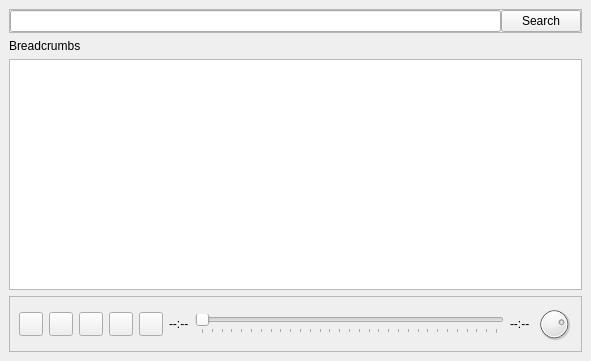
<?xml version="1.0" encoding="UTF-8"?>
<ui version="4.0">
 <class>DockWidget</class>
 <widget class="QDockWidget" name="DockWidget">
  <property name="geometry">
   <rect>
    <x>0</x>
    <y>0</y>
    <width>591</width>
    <height>361</height>
   </rect>
  </property>
  <property name="windowTitle">
   <string>DockWidget</string>
  </property>
  <widget class="QWidget" name="dockWidgetContents">
   <layout class="QVBoxLayout" name="verticalLayout">
    <item>
     <widget class="QFrame" name="frame">
      <property name="frameShape">
       <enum>QFrame::StyledPanel</enum>
      </property>
      <property name="frameShadow">
       <enum>QFrame::Raised</enum>
      </property>
      <layout class="QHBoxLayout" name="horizontalLayout">
       <property name="spacing">
        <number>0</number>
       </property>
       <property name="leftMargin">
        <number>0</number>
       </property>
       <property name="topMargin">
        <number>0</number>
       </property>
       <property name="rightMargin">
        <number>0</number>
       </property>
       <property name="bottomMargin">
        <number>0</number>
       </property>
       <item>
        <widget class="QLineEdit" name="sc_tree_search">
         <property name="clearButtonEnabled">
          <bool>true</bool>
         </property>
        </widget>
       </item>
       <item>
        <widget class="QPushButton" name="sc_search">
         <property name="text">
          <string>Search</string>
         </property>
        </widget>
       </item>
      </layout>
     </widget>
    </item>
    <item>
     <widget class="QLabel" name="sc_breadcrumbs">
      <property name="text">
       <string>Breadcrumbs</string>
      </property>
      <property name="textFormat">
       <enum>Qt::RichText</enum>
      </property>
     </widget>
    </item>
    <item>
     <widget class="QTreeView" name="sc_tree">
      <property name="minimumSize">
       <size>
        <width>400</width>
        <height>200</height>
       </size>
      </property>
      <property name="baseSize">
       <size>
        <width>600</width>
        <height>400</height>
       </size>
      </property>
     </widget>
    </item>
    <item>
     <widget class="QFrame" name="playbackControls">
      <property name="minimumSize">
       <size>
        <width>0</width>
        <height>32</height>
       </size>
      </property>
      <property name="frameShape">
       <enum>QFrame::StyledPanel</enum>
      </property>
      <property name="frameShadow">
       <enum>QFrame::Raised</enum>
      </property>
      <layout class="QHBoxLayout" name="horizontalLayout_2">
       <item>
        <widget class="QPushButton" name="playButton">
         <property name="sizePolicy">
          <sizepolicy hsizetype="Fixed" vsizetype="Fixed">
           <horstretch>0</horstretch>
           <verstretch>0</verstretch>
          </sizepolicy>
         </property>
         <property name="minimumSize">
          <size>
           <width>24</width>
           <height>24</height>
          </size>
         </property>
         <property name="maximumSize">
          <size>
           <width>24</width>
           <height>24</height>
          </size>
         </property>
         <property name="toolTip">
          <string>Play</string>
         </property>
         <property name="styleSheet">
          <string notr="true">QPushButton {
	background: QStyle::SP_MediaPlay;
}</string>
         </property>
         <property name="text">
          <string/>
         </property>
         <property name="icon">
          <iconset theme="media-playback-start"/>
         </property>
        </widget>
       </item>
       <item>
        <widget class="QPushButton" name="pauseButton">
         <property name="sizePolicy">
          <sizepolicy hsizetype="Fixed" vsizetype="Fixed">
           <horstretch>0</horstretch>
           <verstretch>0</verstretch>
          </sizepolicy>
         </property>
         <property name="minimumSize">
          <size>
           <width>24</width>
           <height>24</height>
          </size>
         </property>
         <property name="maximumSize">
          <size>
           <width>24</width>
           <height>24</height>
          </size>
         </property>
         <property name="toolTip">
          <string>Pause</string>
         </property>
         <property name="text">
          <string/>
         </property>
        </widget>
       </item>
       <item>
        <widget class="QPushButton" name="prevButton">
         <property name="sizePolicy">
          <sizepolicy hsizetype="Fixed" vsizetype="Fixed">
           <horstretch>0</horstretch>
           <verstretch>0</verstretch>
          </sizepolicy>
         </property>
         <property name="minimumSize">
          <size>
           <width>24</width>
           <height>24</height>
          </size>
         </property>
         <property name="maximumSize">
          <size>
           <width>24</width>
           <height>24</height>
          </size>
         </property>
         <property name="toolTip">
          <string>Previous</string>
         </property>
         <property name="text">
          <string/>
         </property>
         <property name="icon">
          <iconset theme="media-skip-backward"/>
         </property>
        </widget>
       </item>
       <item>
        <widget class="QPushButton" name="stopButton">
         <property name="sizePolicy">
          <sizepolicy hsizetype="Fixed" vsizetype="Fixed">
           <horstretch>0</horstretch>
           <verstretch>0</verstretch>
          </sizepolicy>
         </property>
         <property name="minimumSize">
          <size>
           <width>24</width>
           <height>24</height>
          </size>
         </property>
         <property name="maximumSize">
          <size>
           <width>24</width>
           <height>24</height>
          </size>
         </property>
         <property name="toolTip">
          <string>Stop</string>
         </property>
         <property name="text">
          <string/>
         </property>
         <property name="icon">
          <iconset theme="media-playback-stop"/>
         </property>
        </widget>
       </item>
       <item>
        <widget class="QPushButton" name="nextButton">
         <property name="sizePolicy">
          <sizepolicy hsizetype="Fixed" vsizetype="Fixed">
           <horstretch>0</horstretch>
           <verstretch>0</verstretch>
          </sizepolicy>
         </property>
         <property name="minimumSize">
          <size>
           <width>24</width>
           <height>24</height>
          </size>
         </property>
         <property name="maximumSize">
          <size>
           <width>24</width>
           <height>24</height>
          </size>
         </property>
         <property name="toolTip">
          <string>Next</string>
         </property>
         <property name="text">
          <string/>
         </property>
         <property name="icon">
          <iconset theme="SP_MediaSkipForward"/>
         </property>
        </widget>
       </item>
       <item>
        <widget class="QLabel" name="positionLabel">
         <property name="text">
          <string>--:--</string>
         </property>
        </widget>
       </item>
       <item>
        <widget class="QSlider" name="playbackSlider">
         <property name="maximum">
          <number>30000</number>
         </property>
         <property name="singleStep">
          <number>1000</number>
         </property>
         <property name="pageStep">
          <number>5000</number>
         </property>
         <property name="tracking">
          <bool>true</bool>
         </property>
         <property name="orientation">
          <enum>Qt::Horizontal</enum>
         </property>
         <property name="tickPosition">
          <enum>QSlider::TicksBelow</enum>
         </property>
        </widget>
       </item>
       <item>
        <widget class="QLabel" name="durationLabel">
         <property name="text">
          <string>--:--</string>
         </property>
        </widget>
       </item>
       <item>
        <widget class="QDial" name="volumeDial">
         <property name="sizePolicy">
          <sizepolicy hsizetype="Fixed" vsizetype="Fixed">
           <horstretch>0</horstretch>
           <verstretch>0</verstretch>
          </sizepolicy>
         </property>
         <property name="minimumSize">
          <size>
           <width>36</width>
           <height>36</height>
          </size>
         </property>
         <property name="maximumSize">
          <size>
           <width>36</width>
           <height>36</height>
          </size>
         </property>
         <property name="toolTip">
          <string>Volume</string>
         </property>
         <property name="value">
          <number>75</number>
         </property>
         <property name="invertedAppearance">
          <bool>false</bool>
         </property>
         <property name="invertedControls">
          <bool>false</bool>
         </property>
         <property name="notchesVisible">
          <bool>false</bool>
         </property>
        </widget>
       </item>
      </layout>
     </widget>
    </item>
   </layout>
  </widget>
 </widget>
 <resources/>
 <connections/>
</ui>
